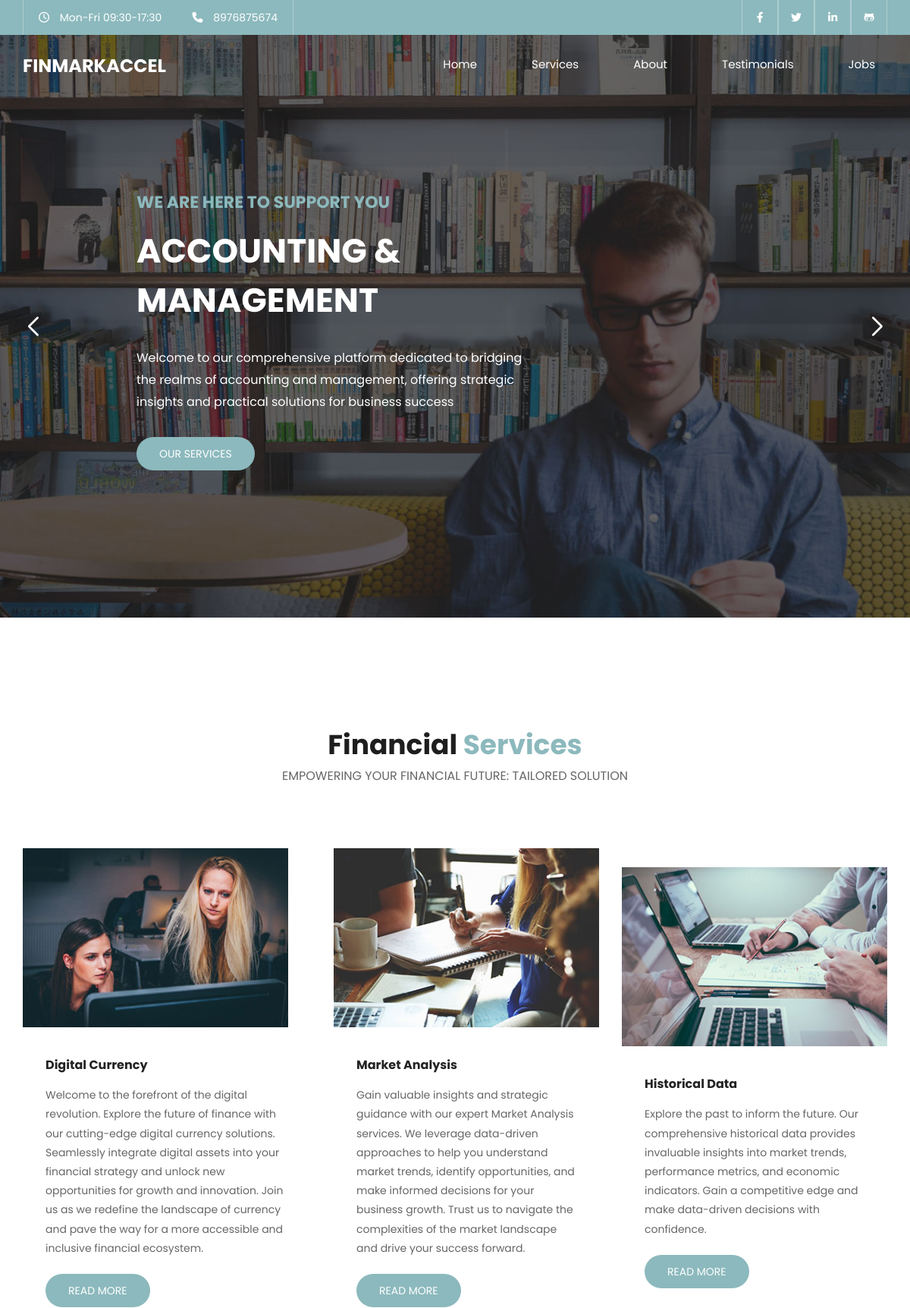
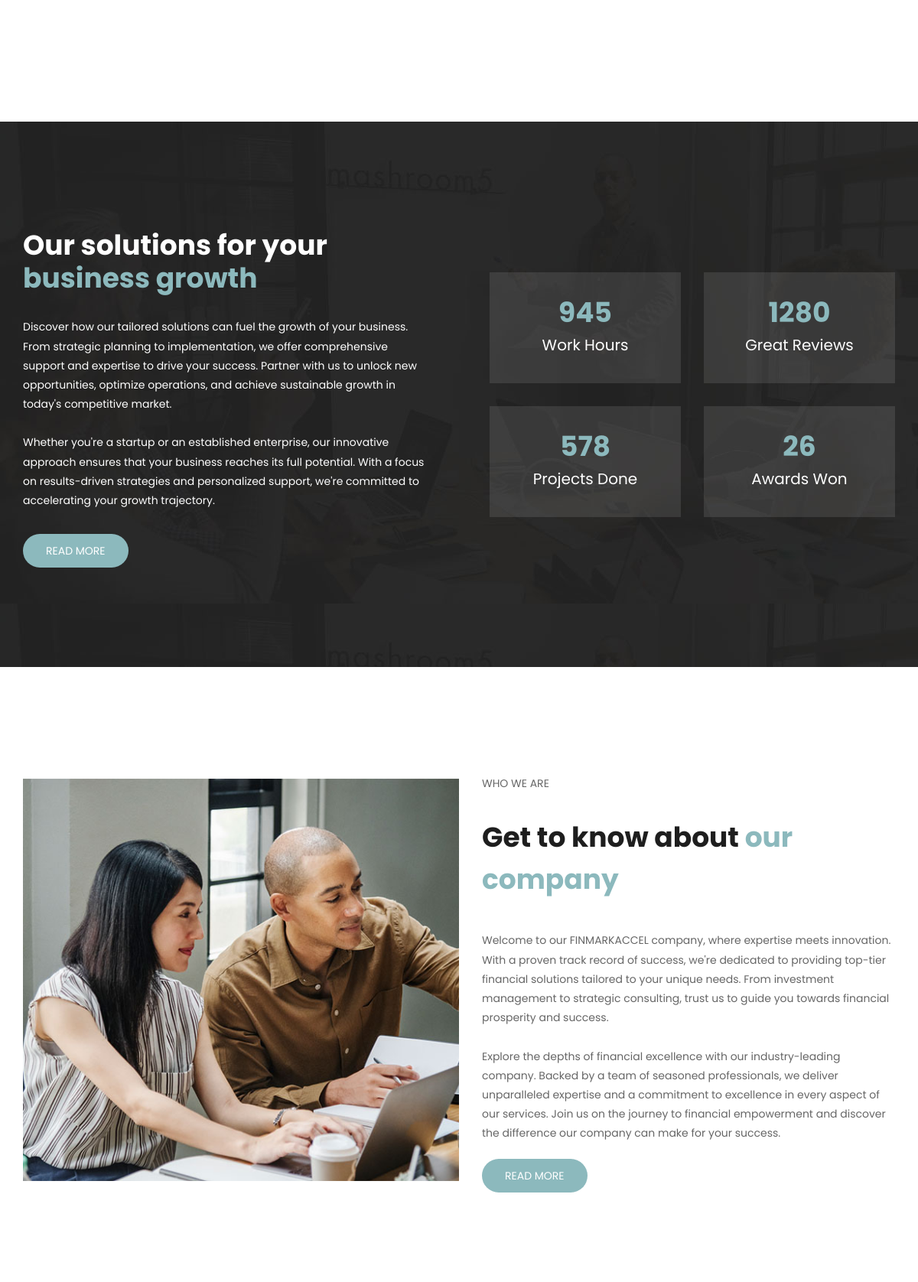
The page / (upper part) on the database its author committed (2 pictures, top to bottom).
### main/models.py (models this page shows, shortened)
class Header(models.Model):
    general_title = models.CharField('General Title', max_length=50)
    working_days = models.CharField('Working Days', max_length=30)
    phone = models.CharField('Phone Number', max_length=25)
    social1 = models.URLField('Social 1')
    social2 = models.URLField('Social 2')
    social3 = models.URLField('Social 3')
    social4 = models.URLField('Social 4')
    title = models.CharField('Title', max_length=30)
    path1 = models.CharField('Path 1', max_length=30)
    path2 = models.CharField('Path 2', max_length=30)
    path3 = models.CharField('Path 3', max_length=30)
    path4 = models.CharField('Path 4', max_length=30)
    path5 = models.CharField('Path 5', max_length=30)
    path6 = models.CharField('Path 6', max_length=30 ,null=True)
    class Meta:
        verbose_name = 'Header'
        verbose_name_plural = 'Header'

class Home(models.Model):
    background = models.ImageField('Background')
    subtitle = models.CharField('Subtitle', max_length=50)
    title = models.CharField('Title', max_length=40)
    text = models.TextField('Text')
    button = models.CharField('Button', max_length=30)
    button_link = models.CharField('Button Link', max_length=20)
    class Meta:
        verbose_name = 'Home'
        verbose_name_plural = 'Home'

class Title(models.Model):
    title1 = models.CharField('Services Title', max_length=40)
    colored_title1 = models.CharField('Services Colored Title', max_length=40)
    subtitle1 = models.CharField('Services Subtitle', max_length=100)
    title2 = models.CharField('About Title', max_length=40)
    colored_title2 = models.CharField('About Colored Title', max_length=40)
    subtitle2 = models.CharField('About Subtitle', max_length=100)
    title3 = models.CharField('Testomonials Title', max_length=40)
    colored_title3 = models.CharField('Testomonials Colored Title', max_length=40)
    subtitle3 = models.CharField('Testomonials Subtitle', max_length=100)
    title4 = models.CharField('Contact Title', max_length=40)
    colored_title4 = models.CharField('Contact Colored Title', max_length=40)
    subtitle4 = models.CharField('Contact Subtitle', max_length=100)

class Service(models.Model):
    img = models.ImageField('Image')
    title = models.CharField('Title', max_length=40)
    text = models.TextField('Text')
    button = models.CharField('Button', max_length=30)

class Info(models.Model):
    background = models.ImageField('Background')
    title = models.CharField('Contact Title', max_length=40)
    colored_title = models.CharField('Contact Colored Title', max_length=40)
    subtitle = models.CharField('Contact Subtitle', max_length=50,null=True, blank = True)
    text1 = models.TextField('Text 1')
    text2 = models.TextField('Text 2')
    button = models.CharField('Button', max_length=30)

class Count(models.Model):
    num = models.IntegerField('Number')
    title = models.CharField('Title', max_length=30)

class About(models.Model):
    img = models.ImageField('Image')
    text1 = models.TextField('Text 1')
    text2 = models.TextField('Text 2')
    button = models.CharField('Button', max_length=30)
    button_link = models.URLField('Website Link')
    class Meta:
        verbose_name = 'About'
        verbose_name_plural = 'About'

### main/views.py (the view)
# urls.py: path('', views.index)
def index(request):
    header = Header.objects.first()
    home = Home.objects.all()
    callback = Callback.objects.first()
    titles = Title.objects.first()
    services = Service.objects.all()
    info = Info.objects.first()
    count = Count.objects.all()
    about = About.objects.first()
    testimonials = Testimonial.objects.all()
    sponsors = Sponsor.objects.all()
    if request.method == 'POST':
        form = ContactModelForm(request.POST)
        form2 = FooterContactModelForm(request.POST)
        form3 = FeedbackModelForm(request.POST)
        if form.is_valid():
            Contact.objects.create(**form.cleaned_data)
            return redirect('/')
        if form2.is_valid():
            FooterContact.objects.create(**form2.cleaned_data)
            return redirect('/')
        if form3.is_valid():
            Testimonial.objects.create(**form3.cleaned_data)
            return redirect('/')
    else:
        form = ContactModelForm()
    return render(request, 'index.html', context={
        'header':header,
        'home':home,
        'callback':callback,
        'titles':titles,
        'services':services,
        'info':info,
        'count':count,
        'about':about,
        'testimonials':testimonials,
        'sponsors':sponsors,
    })

### main/templates/index.html (shortened to what this page needs)
{% load static %}
<!DOCTYPE html>
<html lang="en">
<head>
    <link rel="stylesheet" href="{% static 'css/style.css' %}">
    <link rel="stylesheet" href="{% static 'css/icon.css' %}">
    <link rel="stylesheet" href="https://cdn.jsdelivr.net/npm/swiper@11/swiper-bundle.min.css" />
</head>
<body>
    <header>
        <div class="header_container">
            <div class="top">
                <div class="top_container">
                    <ul>
                        <li><i class="fa-regular fa-clock"></i> {{ header.working_days }}</li>
                        <li><i class="fa-solid fa-phone"></i> {{ header.phone }}</li>
                    </ul>
                    <ul>
                        <li><a href="{{ header.social1 }}"><i class="fa-brands fa-facebook-f"></i></a></li>
                        <li><a href="{{ header.social2 }}"><i class="fa-brands fa-twitter"></i></a></li>
                        <li><a href="{{ header.social3 }}"><i class="fa-brands fa-linkedin-in"></i></a></li>
                        <li><a href="{{ header.social4 }}"><i class="fa-brands fa-github-alt"></i></a></li>
                    </ul>
                </div>
            </div>
            <div class="bottom">
                <div class="bottom_container">
                   <a href="{% url 'log' %}" > <h2>{{ header.title }}</h2> </a>
                    <ul>
                        <li><a href="#home">{{ header.path1 }}</a></li>
                        <li><a href="#services">{{ header.path2 }}</a></li>
                        <li><a href="#about">{{ header.path3 }}</a></li>
                        <li><a href="#testimonials">{{ header.path4 }}</a></li>
                        <li><a href="#contact">{{ header.path6 }}</a></li>
                    </ul>
                </div>
            </div>
        </div>
    </header>
    <div id="home" class="swiper mySwiper">
        <div class="swiper-wrapper">
            {% for i in home %}
                <div style="background-image: url({{ i.background.url }});" class="swiper-slide">
                    <div class="home_content">
                        <h4>{{ i.subtitle }}</h4>
                        <h1>{{ i.title }}</h1>
                        <p>{{ i.text }}</p>
                        <a href="#{{ i.button_link }}">{{ i.button }}</a>
                    </div>
                </div>
            {% endfor %}
        </div>
        <div class="swiper-button-next"></div>
        <div class="swiper-button-prev"></div>
      </div>
      <section id="services">
        <div class="title">
            <h2>{{ titles.title1 }} <span>{{ titles.colored_title1 }}</span></h2>
            <p>{{ titles.subtitle1 }}</p>
        </div>
        <div class="services_container">
            {% for i in services %}
                <div class="services_content">
                    <img src={{ i.img.url }} />
                    <div class="info">
                        <h4>{{ i.title }}</h4>
                        <p>{{ i.text }}</p>
                        <a href="#about">{{ i.button }}</a>
                    </div>
                </div>
            {% endfor %}
        </div>
      </section>
      <section style="background-image: url({{ info.background.url }});" id="info">
        <div class="info_container">
            <div class="left">
                <h2>{{ info.title }} <br /> <span>{{ info.colored_title }}</span></h2>
                <p>{{ info.text1 }}<br /><br />{{ info.text2 }}</p>
                <a href="#testimonials">{{ info.button }}</a>
            </div>
            <div class="right">
                {% for i in count %}
                    <div class="info_content">
                        <h2>{{ i.num }}</h2>
                        <h4>{{ i.title }}</h4>
                    </div>
                {% endfor %}
            </div>
        </div>
      </section>
      <section id="about">
        <div class="about_container">
            <img src={{ about.img.url }} />
            <div class="about_info">
                <div class="title">
                    <p>{{ titles.subtitle2 }}</p>
                    <h2>{{ titles.title2 }} <span>{{ titles.colored_title2 }}</span></h2>
                </div>
                <p>{{ about.text1 }}
                    <br />
                    <br />
                    {{ about.text2 }}
                </p>
                <a href="{{ about.button_link }}" target="_blank">{{ about.button }}</a>
            </div>
        </div>
      </section>
</body>
</html>

### rows shown on the page
Header: working_days "Mon-Fri 09:30-17:30", phone "8976875674", title "FINMARKACCEL", path1 "Home", path2 "Services", path3 "About", path4 "Testimonials", path6 "Jobs"
Home: background (picture), subtitle "WE ARE HERE TO SUPPORT YOU", title "ACCOUNTING & MANAGEMENT", text "Welcome to our comprehensive platform dedicated to bridging the realms of accounting and management, offering strategic insights and practical solutions for business success", button "OUR SERVICES"
Title: title1 "Financial", colored_title1 "Services", subtitle1 "EMPOWERING YOUR FINANCIAL FUTURE: TAILORED SOLUTION", subtitle2 "WHO WE ARE", title2 "Get to know about", colored_title2 "our company"
Service: img (picture), title "Digital Currency", text "Welcome to the forefront of the digital revolution. Explore the future of finance with our cutting-edge digital currency solutions. Seamlessly integrate digital assets into your financial strategy and unlock new opportunities for growth and innovation. Join us as we redefine the landscape of currency and pave the way for a more accessible and inclusive financial ecosystem.", button "READ MORE"
Service: img (picture), title "Market Analysis", text "Gain valuable insights and strategic guidance with our expert Market Analysis services. We leverage data-driven approaches to help you understand market trends, identify opportunities, and make informed decisions for your business growth. Trust us to navigate the complexities of the market landscape and drive your success forward.", button "READ MORE"
Service: img (picture), title "Historical Data", text "Explore the past to inform the future. Our comprehensive historical data provides invaluable insights into market trends, performance metrics, and economic indicators. Gain a competitive edge and make data-driven decisions with confidence.", button "READ MORE"
Info: background (picture), title "Our solutions for your", colored_title "business growth", text1 "Discover how our tailored solutions can fuel the growth of your business. From strategic planning to implementation, we offer comprehensive support and expertise to drive your success. Partner with us to unlock new opportunities, optimize operations, and achieve sustainable growth in today's competitive market.", text2 "Whether you're a startup or an established enterprise, our innovative approach ensures that your business reaches its full potential. With a focus on results-driven strategies and personalized support, we're committed to accelerating your growth trajectory.", button "READ MORE"
Count: num "945", title "Work Hours"
Count: num "1280", title "Great Reviews"
Count: num "578", title "Projects Done"
Count: num "26", title "Awards Won"
About: img (picture), text1 "Welcome to our FINMARKACCEL company, where expertise meets innovation. With a proven track record of success, we're dedicated to providing top-tier financial solutions tailored to your unique needs. From investment management to strategic consulting, trust us to guide you towards financial prosperity and success.", text2 "Explore the depths of financial excellence with our industry-leading company. Backed by a team of seasoned professionals, we deliver unparalleled expertise and a commitment to excellence in every aspect of our services. Join us on the journey to financial empowerment and discover the difference our company can make for your success.", button "READ MORE"
